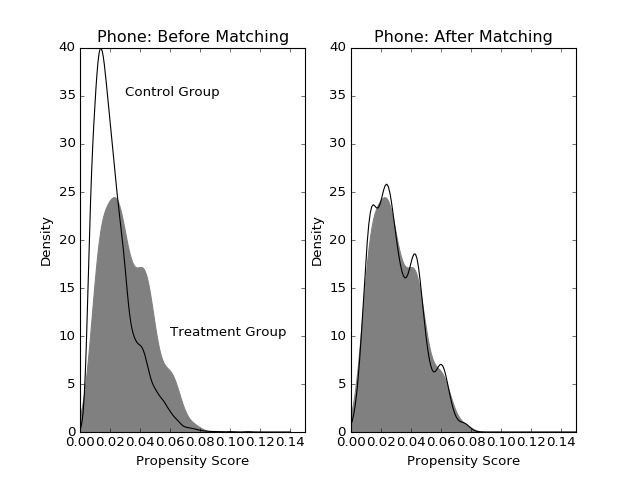

Write the Python code that produced this figure.
plt.figure(1)
plt.subplot(121)
density0 = gaussian_kde(pscore[treatment==0])
density1 = gaussian_kde(pscore[treatment==1])
xs = np.linspace(0,0.14,200)
plt.plot(xs,density0(xs),color='black')
plt.fill_between(xs,density1(xs),color='gray')
plt.text(0.03, 35, 'Control Group')
plt.text(0.06, 10, 'Treatment Group')
plt.title('Phone: Before Matching')
plt.axis([0,0.15,0,40])
plt.xlabel('Propensity Score')
plt.ylabel('Density')

plt.subplot(122)
density0_post = gaussian_kde(data_matched.pscore[data_matched.treatment==0])
density1_post = gaussian_kde(data_matched.pscore[data_matched.treatment==1])
xs = np.linspace(0,0.2,200)
plt.plot(xs,density0_post(xs),color='black')
plt.fill_between(xs,density1_post(xs),color='gray')
plt.title('Phone: After Matching')
plt.axis([0,0.15,0,40])
plt.xlabel('Propensity Score')
plt.ylabel('Density')
plt.show()
